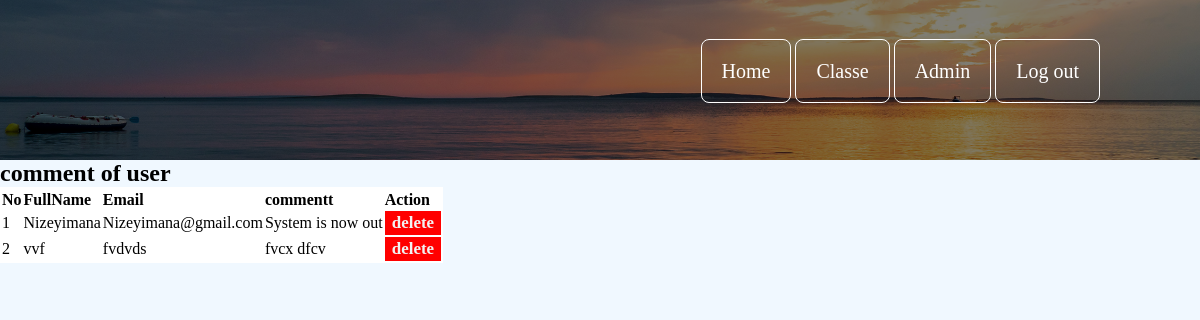
Screenshot of /Comment_receved.php with the database file from the repository.
### tables this page shows
CREATE TABLE `contact` (
  `id` int(225) NOT NULL,
  `fullname` varchar(70) NOT NULL,
  `email` varchar(40) NOT NULL,
  `comment` varchar(225) NOT NULL
);

### Comment_receved.php (the view, shortened to what this page needs)
<?php
$dbhost="localhost";
$dbUserName="root";
$dbpwd="";
$dbName="student";
$conn=mysqli_connect($dbhost,$dbUserName,$dbpwd,$dbName);
?>
<!DOCTYPE html>
<html lang="en">
<head>
	<link rel="stylesheet" href="style.css">
</head>
<body>
    <header>
        <nav>
            <div class="navigation-tab">
                <ul>
                    <li><a href="index.php">Home</a></li>
                    <li><a href="Classe.php">Classe</a></li>
					<li><a href="admin.php">Admin</a></li>
                    <li><a href="logout.php">Log out</a></li>
                </ul>
            </div>
        </nav>
    </header>
    <h2>comment of user</h2>
<table style="background-color:white">
    <th>
        <tr>
            <Td><b>No</b> </Td>
            <Td><b>FullName</b> </Td>
            <td><b>Email</b></td>
            <td><b>commentt</b></td>
            <td><b>Action</b></td>
        </tr>
    </th>
        <?php
         $sql="SELECT * FROM contact";
         $result=mysqli_query($conn,$sql);
         $resultCheck=mysqli_num_rows($result);
         if($resultCheck<1)
         {
             echo 'No Comment!';
         }
         elseif($resultCheck>0)
         {
            $i=1;
            while($row=mysqli_fetch_assoc($result))
            {
                echo '<tr><td>'.$i.'</td>';
                echo '<td>'.$row["fullname"].'</td>';
                echo '<td>'.$row["email"].'</td>';
                echo '<td>'.$row["comment"].'</td>';
                echo '<td><a href="deletec.php?id='.$row['id'].'" class="delete">delete</a></td>';
                echo '</tr>';
                $i++;
            }
         }
        ?>
</body>
</html>

### style.css (style rules this page uses)
* { margin: 0; padding: 0; font-family: century 'Franklin Gothic Medium', 'Arial Narrow', Arial, sans-serif; }
header { background-image:linear-gradient(rgba(0,0,0,0.5),rgba(0,0,0,0.5)), url(1.jpg); height: 20vh; background-size: cover; background-position: center; }
body { background-image: url("3.jpg"); background-size: cover; background-position: center; background-color: aliceblue; }
.navigation-tab ul { list-style: none; float: right; margin-right: 100px; margin-top: 60px; }
.navigation-tab ul li { display: inline; }
.navigation-tab ul li a { color: white; background-color: transparent; font-style: helvetica; padding: 20px; border-radius: 8px; font-size: 20px; text-decoration: none; border: 0.2px solid #ffffff ; transition: 0.6s ease; }

### Comment_receved.php (style rules this page uses)
.delete { float: left; color: #f2f2f2; text-align: center; padding: 2px 7px; font-weight:bold; text-decoration: none; font-size: 17px; background-color:red; }

### rows the page displays
contact: fullname "Nizeyimana", email "Nizeyimana@gmail.com", comment "System is now out"
contact: fullname "vvf", email "fvdvds", comment "fvcx dfcv"
